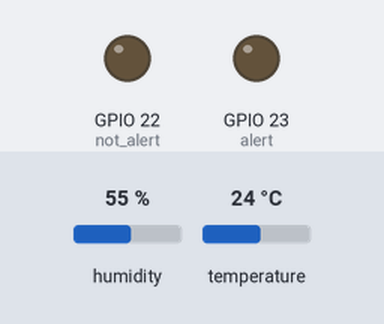
Bench run of a sketch on a simulated ESP32. Parts: output pins drawn as LEDs (lit = HIGH). The inputs (shaded band) are chosen by the test bench; at power-on: humidity 55 %, temperature 24 °C. WiFi joins after 1.5 s; servers stay silent unless stated; nothing arrives over Bluetooth unless stated; what the sketch prints to the serial monitor is not drawn.

Above: at 2.6 s.
Timing chart, 0 to 32.6 s (numbered marks = the images above):
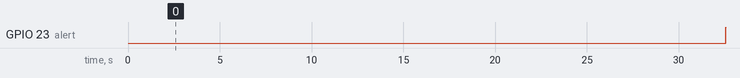

Measured:
- by itself, GPIO 23 (alert): LOW → HIGH at 32.6 s

The sketch:

ESW.ino
```cpp
// Embedded Systems Workshop - Lab 2 and 3
// Tushar Choudhary

#include "DHT.h"
#include <WiFi.h>
#include <WiFiMulti.h>
#include "BluetoothSerial.h"

// Defining the max safe temperature
int safe_t=15;

// Pin numbers for LEDs and buzzer
const byte alert = 23;
const byte not_alert = 22;

// WiFi and Bluetooh details
#define WIFI_NAME "OnePlus"
#define PASSWORD "56781234"
#define TIMEOUT  5000                              // Timeout for server response.
BluetoothSerial SerialBT;
WiFiClient client;

// ThingSpeak details
#define NUM_FIELDS 3                               // To update more fields, increase this number and add a field label below.
#define THING_SPEAK_ADDRESS "api.thingspeak.com"
String writeAPIKey="YHZDPHX3B3S1OZB6";             // Change this to the write API key for your channel.

// For connecting to WiFi
int connectWifi()
{
    while (WiFi.status() != WL_CONNECTED) {
        WiFi.begin( WIFI_NAME , PASSWORD );
        Serial.println( "Connecting to Wi-Fi" );
        delay( 2500 );
    }
    Serial.println( "Connected" );  // Inform the serial monitor.
}

// For updating the data obtained on ThingSpeak
int HTTPPost( int numFields , String fieldData[] ){

    if (client.connect( THING_SPEAK_ADDRESS , 80 )){

       // Build the postData string.
       // If you have multiple fields, make sure the sting does not exceed 1440 characters.
       String postData= "api_key=" + writeAPIKey ;
       for ( int fieldNumber = 1; fieldNumber < numFields+1; fieldNumber++ ){
            String fieldName = "field" + String( fieldNumber );
            postData += "&" + fieldName + "=" + fieldData[ fieldNumber ];

            }

        // Print statements for debugging
        Serial.println( "Connecting to ThingSpeak for update..." );
        Serial.println();
        client.println( "POST /update HTTP/1.1" );
        client.println( "Host: api.thingspeak.com" );
        client.println( "Connection: close" );
        client.println( "Content-Type: application/x-www-form-urlencoded" );
        client.println( "Content-Length: " + String( postData.length() ) );
        client.println();
        client.println( postData );
        Serial.println( postData );
        String answer=getResponse();
        Serial.println( answer );
    }
    else
    {
      Serial.println ( "Connection Failed" );
    }

}

// Function for getting the acknowledgement from ThingSpeak after posting data
String getResponse(){
  String response;
  long startTime = millis();

  delay( 200 );
  while ( client.available() < 1 && (( millis() - startTime ) < TIMEOUT ) ){
        delay( 5 );
  }

  if( client.available() > 0 ){ // Get response from server.
     char charIn;
     do {
         charIn = client.read(); // Read a char from the buffer.
         response += charIn;     // Append the char to the string response.
        } while ( client.available() > 0 );
    }
  client.stop();

  return response;
}

// Input pin for Lm35
int lm35=13;

// Detials for DHT22 sensor
#define DHTPIN 4
#define DHTTYPE DHT22
DHT dht(DHTPIN, DHTTYPE);

void setup() {
  Serial.begin(9600);
  pinMode(lm35, INPUT);
  SerialBT.begin("Tushar ESW");
  connectWifi();
  Serial.println(F("DHTxx test!"));
  pinMode(alert, OUTPUT);
  pinMode(not_alert, OUTPUT);
  dht.begin();
}

void loop() {

  // A short delay after every measurement
  delay(30000);

  // Getting the data from DHT
  float h = dht.readHumidity();
  float t = dht.readTemperature();
  float f = dht.readTemperature(true);
  if (isnan(h) || isnan(t) || isnan(f)) {
    Serial.println(F("Failed to read from DHT sensor!"));
    return;
  }
  float hif = dht.computeHeatIndex(f, h);
  float hic = dht.computeHeatIndex(t, h, false);

  // Getting data from Lm35
  int analogValue = analogRead(lm35);
  float millivolts = (analogValue/1024.0) * 3300;
  float lmc = millivolts/10;
  float lmf = ((lmc * 9)/5 + 32);

  t = (t+lmc)/2;
  f = (f+lmf)/2;

  // Printing the data on serial monitor
  Serial.print(F("Humidity: "));
  Serial.print(h);
  Serial.print(F("%  Temperature: "));
  Serial.print(t);
  Serial.print(F("째C "));
  Serial.print(f);
  Serial.print(F("째F  Heat index: "));
  Serial.print(hic);
  Serial.print(F("째C "));
  Serial.print(hif);
  Serial.println(F("째F"));

  // Printing the data to bluetooth connected mobile device
  SerialBT.println("Humidity: ");
  SerialBT.println(h);
  SerialBT.println("Temperature (celsius): ");
  SerialBT.println(t);
  SerialBT.println("Heat Index: ");
  SerialBT.println(hic);
  SerialBT.println(" ");

  // Checking if the data lies in the safe range
  if (t>=safe_t)
  {
    SerialBT.println("Temperature is outside the safety range!");
    Serial.println("Temperature is outside the safety range!");
    digitalWrite(alert, HIGH);
    digitalWrite(not_alert, LOW);
  }

  else
  {
    digitalWrite(alert, LOW);
    digitalWrite(not_alert, HIGH);
  }

  // Calling the function to update data on ThingSpeak
  String fieldData[ NUM_FIELDS ];
  fieldData[1]=h;
  fieldData[2]=t;
  fieldData[3]=hif;
  HTTPPost( NUM_FIELDS , fieldData );
}
```
